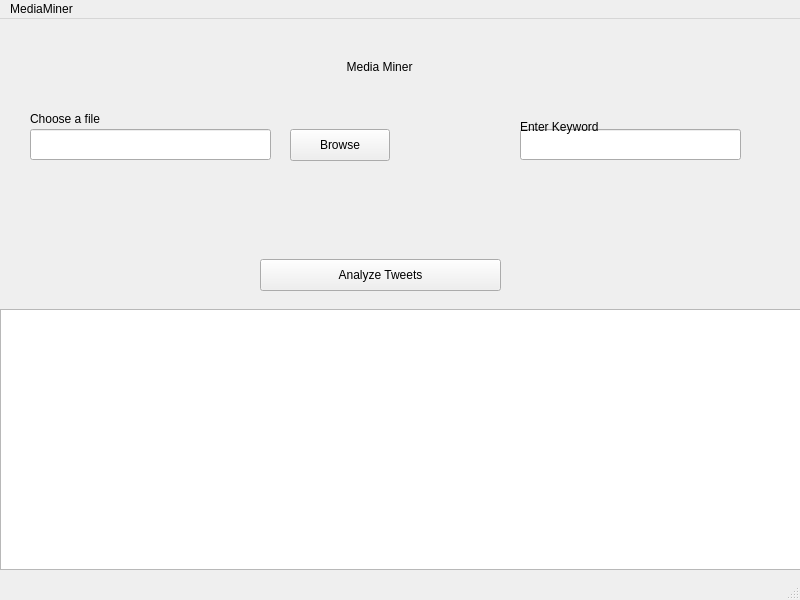
<?xml version="1.0" encoding="UTF-8"?>
<ui version="4.0">
 <class>MainWindow</class>
 <widget class="QMainWindow" name="MainWindow">
  <property name="geometry">
   <rect>
    <x>0</x>
    <y>0</y>
    <width>800</width>
    <height>600</height>
   </rect>
  </property>
  <property name="windowTitle">
   <string>MainWindow</string>
  </property>
  <widget class="QWidget" name="centralwidget">
   <widget class="QPushButton" name="analyzeButton">
    <property name="geometry">
     <rect>
      <x>260</x>
      <y>240</y>
      <width>241</width>
      <height>32</height>
     </rect>
    </property>
    <property name="text">
     <string>Analyze Tweets</string>
    </property>
   </widget>
   <widget class="QTextEdit" name="resultLabel">
    <property name="geometry">
     <rect>
      <x>0</x>
      <y>290</y>
      <width>801</width>
      <height>261</height>
     </rect>
    </property>
    <property name="font">
     <font>
      <family>.AppleSystemUIFont</family>
     </font>
    </property>
   </widget>
   <widget class="QLabel" name="label">
    <property name="geometry">
     <rect>
      <x>310</x>
      <y>40</y>
      <width>161</width>
      <height>16</height>
     </rect>
    </property>
    <property name="text">
     <string>           Media Miner</string>
    </property>
   </widget>
   <widget class="QLabel" name="label_2">
    <property name="geometry">
     <rect>
      <x>0</x>
      <y>100</y>
      <width>91</width>
      <height>16</height>
     </rect>
    </property>
    <property name="text">
     <string/>
    </property>
   </widget>
   <widget class="QLabel" name="label_3">
    <property name="geometry">
     <rect>
      <x>0</x>
      <y>50</y>
      <width>91</width>
      <height>16</height>
     </rect>
    </property>
    <property name="text">
     <string/>
    </property>
   </widget>
   <widget class="QLineEdit" name="filePathInput">
    <property name="geometry">
     <rect>
      <x>30</x>
      <y>110</y>
      <width>241</width>
      <height>31</height>
     </rect>
    </property>
    <property name="text">
     <string/>
    </property>
   </widget>
   <widget class="QLabel" name="label_4">
    <property name="geometry">
     <rect>
      <x>30</x>
      <y>90</y>
      <width>101</width>
      <height>20</height>
     </rect>
    </property>
    <property name="text">
     <string>Choose a file</string>
    </property>
   </widget>
   <widget class="QLabel" name="label_5">
    <property name="geometry">
     <rect>
      <x>90</x>
      <y>100</y>
      <width>101</width>
      <height>20</height>
     </rect>
    </property>
    <property name="text">
     <string>&lt;html&gt;&lt;head/&gt;&lt;body&gt;&lt;p align=&quot;center&quot;&gt;&lt;br/&gt;&lt;/p&gt;&lt;/body&gt;&lt;/html&gt;</string>
    </property>
   </widget>
   <widget class="QPushButton" name="browseButton">
    <property name="geometry">
     <rect>
      <x>290</x>
      <y>110</y>
      <width>100</width>
      <height>32</height>
     </rect>
    </property>
    <property name="text">
     <string>Browse</string>
    </property>
   </widget>
   <widget class="QLineEdit" name="keywordInput">
    <property name="geometry">
     <rect>
      <x>520</x>
      <y>110</y>
      <width>221</width>
      <height>31</height>
     </rect>
    </property>
   </widget>
   <widget class="QLabel" name="label_6">
    <property name="geometry">
     <rect>
      <x>520</x>
      <y>100</y>
      <width>91</width>
      <height>16</height>
     </rect>
    </property>
    <property name="text">
     <string>Enter Keyword</string>
    </property>
   </widget>
  </widget>
  <widget class="QMenuBar" name="menubar">
   <property name="geometry">
    <rect>
     <x>0</x>
     <y>0</y>
     <width>800</width>
     <height>24</height>
    </rect>
   </property>
   <widget class="QMenu" name="menuMediaMiner">
    <property name="title">
     <string>MediaMiner</string>
    </property>
   </widget>
   <addaction name="menuMediaMiner"/>
  </widget>
  <widget class="QStatusBar" name="statusbar"/>
 </widget>
 <resources/>
 <connections/>
</ui>
